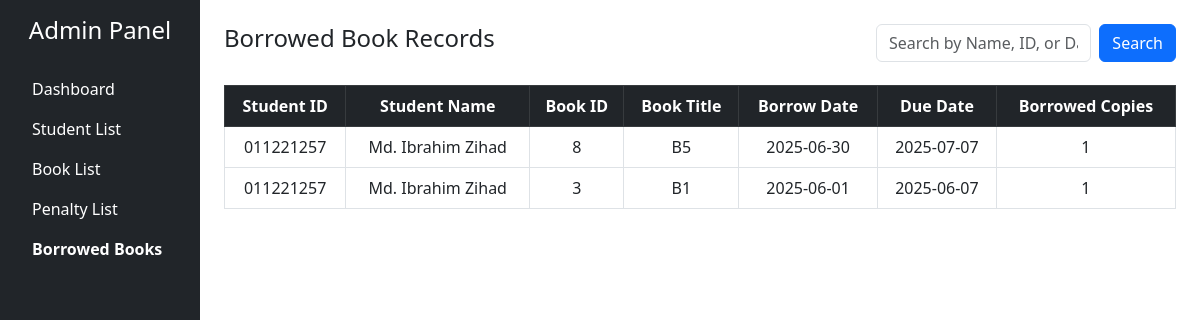
The app's page /borrowedList.php with its own data.
### tables this page shows
CREATE TABLE `borrowhistory` (
  `student_id` varchar(10) NOT NULL,
  `book_id` int(11) NOT NULL,
  `borrow_date` date NOT NULL DEFAULT current_timestamp(),
  `due_date` date DEFAULT NULL,
  `return_date` date DEFAULT NULL,
  `borrowed_copies` int(11) DEFAULT NULL,
  `penalty` decimal(10,2) DEFAULT NULL
);

CREATE TABLE `students` (
  `student_id` varchar(10) NOT NULL,
  `name` varchar(100) DEFAULT NULL,
  `phone` varchar(20) DEFAULT NULL,
  `email` varchar(100) DEFAULT NULL,
  `department` varchar(100) DEFAULT NULL
);

CREATE TABLE `booklist` (
  `book_id` int(11) NOT NULL,
  `book_name` varchar(255) DEFAULT NULL,
  `total_copies` int(11) DEFAULT NULL,
  `available_copies` int(11) DEFAULT NULL
);

### borrowedList.php (the view, shortened to what this page needs)
<?php
include 'connectdb.php';
$search = isset($_GET['search']) ? $conn->real_escape_string($_GET['search']) : '';
$sql = "
SELECT
    s.student_id,
    s.name AS student_name,
    b.book_id,
    b.book_name,
    bh.borrow_date,
    bh.due_date,
    bh.borrowed_copies
FROM borrowhistory bh
JOIN students s ON bh.student_id = s.student_id
JOIN booklist b ON bh.book_id = b.book_id
WHERE
    s.student_id LIKE '%$search%' OR
    s.name LIKE '%$search%' OR
    b.book_id LIKE '%$search%' OR
    b.book_name LIKE '%$search%' OR
    bh.borrow_date LIKE '%$search%'
ORDER BY bh.borrow_date DESC
";
$result = $conn->query($sql);
?>
<!DOCTYPE html>
<html lang="en">
<head>
    <link href="https://cdn.jsdelivr.net/npm/bootstrap@5.3.0/dist/css/bootstrap.min.css" rel="stylesheet">
</head>
<body>
<div class="container-fluid">
    <div class="row min-vh-100">
        <nav class="col-md-3 col-lg-2 bg-dark text-white p-3">
            <h4 class="text-center mb-4">Admin Panel</h4>
            <ul class="nav flex-column">
                <li class="nav-item"><a href="adminDashboard.php" class="nav-link text-white">Dashboard</a></li>
                <li class="nav-item"><a href="studentList.php" class="nav-link text-white">Student List</a></li>
                <li class="nav-item"><a href="adminBookList.php" class="nav-link text-white">Book List</a></li>
                <li class="nav-item"><a href="penaltyList.php" class="nav-link text-white">Penalty List</a></li>
                <li class="nav-item"><a href="borrowedList.php" class="nav-link text-white fw-bold">Borrowed Books</a></li>
            </ul>
        </nav>
        <main class="col-md-9 col-lg-10 p-4">
            <div class="d-flex justify-content-between align-items-start mb-3">
                <div>
                    <h4 class="mb-3">Borrowed Book Records</h4>
                </div>
                <form method="GET" class="d-flex" style="max-width: 300px;">
                    <input type="text" name="search" class="form-control me-2" placeholder="Search by Name, ID, or Date" value="<?= htmlspecialchars($search) ?>">
                    <button type="submit" class="btn btn-primary">Search</button>
                </form>
            </div>
            <div class="table-responsive">
                <table class="table table-bordered table-hover align-middle text-center">
                    <thead class="table-dark">
                        <tr>
                            <th>Student ID</th>
                            <th>Student Name</th>
                            <th>Book ID</th>
                            <th>Book Title</th>
                            <th>Borrow Date</th>
                            <th>Due Date</th>
                            <th>Borrowed Copies</th>
                        </tr>
                    </thead>
                    <tbody>
                        <?php if ($result->num_rows > 0): ?>
                            <?php while ($row = $result->fetch_assoc()): ?>
                                <tr>
                                    <td><?= $row['student_id'] ?></td>
                                    <td><?= htmlspecialchars($row['student_name']) ?></td>
                                    <td><?= $row['book_id'] ?></td>
                                    <td><?= htmlspecialchars($row['book_name']) ?></td>
                                    <td><?= $row['borrow_date'] ?></td>
                                    <td><?= $row['due_date'] ?></td>
                                    <td><?= $row['borrowed_copies'] ?></td>
                                </tr>
                            <?php endwhile; ?>
                        <?php else: ?>
                            <tr>
                                <td colspan="7" class="text-muted text-center">No borrowed book records found.</td>
                            </tr>
                        <?php endif; ?>
                    </tbody>
                </table>
            </div>
        </main>
    </div>
</div>
</body>
</html>

### records on screen
borrowhistory: student.student_id "011221257", student.name "Md. Ibrahim Zihad", book.book_id "8", book.book_name "B5", borrow_date "2025-06-30", due_date "2025-07-07", borrowed_copies "1"
borrowhistory: student.student_id "011221257", student.name "Md. Ibrahim Zihad", book.book_id "3", book.book_name "B1", borrow_date "2025-06-01", due_date "2025-06-07", borrowed_copies "1"
